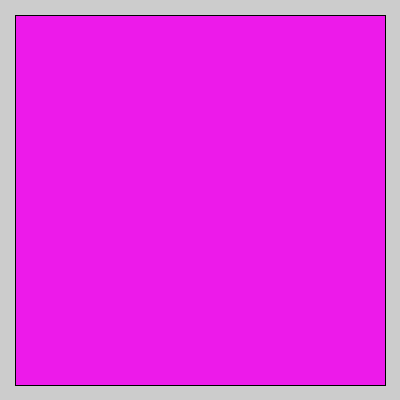
Frame 1 (no input)
Frame 60 (the mouse pressed at the canvas centre just before this capture): identical to frame 1, image omitted
Frame 120 (the mouse held since frame 60 and released just before this capture): identical to frame 1, image omitted

The Processing sketch that drew this single still picture (run headless with seeded random() and noise(); from frame 60 on, the mouse is pressed at the canvas centre):

// Processing sketch: Juego_dado
// ── Juego_dado.pde
private Dado[] dado;
private int numeroArray;
private int contador;
private Tablero tablero;
void setup(){
size(400,400);
  numeroArray=4;
  contador =0;
  dado=new Dado[numeroArray];
  tablero=new Tablero(new PVector(width/2,height/2));
}
void draw(){
  tablero.display();
for(int i=0; i<contador; i++){
  tablero.display();
  tablero.setDado(dado[i]); 
  dado[i].display();
  tablero.mostrarNumero();
}
}
void keyReleased(){
   if(key=='1'){
    if(contador<numeroArray){
      println("inicio");
      dado[contador]=new Dado(new PVector(width/2,height/2));
      dado[contador].setNumero(int(random(1,7)));
      contador++;
      for(int i=0; i<contador; i++){
        println("en numero del dado es "+dado[i].getNumero());
    }
      println("fin");
    }else{
      println("listado completo");
    }
  }
  if(key=='0'){
  for(int i=0; i<contador; i++){
    dado[i].setNumero(0);
  }
  contador=0;
  println("listado despejado ");
  }
  
}

// ── Dado.pde
public class Dado extends GameObjetc{
private int numero;

Dado(PVector posicion){
this.posicion=posicion;
}
void display(){
}
public int getNumero(){
return this.numero;
}

public void setNumero(int numero){
this.numero=numero;
}

}

// ── GameObjetc.pde
public abstract class GameObjetc{
  protected PVector posicion;
  
  public abstract void display();
  
}

// ── Tablero.pde
class Tablero extends GameObjetc{
  private Dado dado1;
    Tablero(){
  }
  public Tablero(PVector posicion){
    this.posicion=posicion;
  }
  void setDado(Dado dado){
    this.dado1=dado;
  }
  
  void display(){
    fill(#ED1AEA);
    rectMode(CENTER);
    rect(posicion.x,posicion.y,width-30,height-30);
  }
   public void mostrarNumero(){
    switch(dado1.getNumero()){
      case 1:
        textSize(30);
        fill(0);
        text("Uno",this.posicion.x*2-100,50);
        break;
      case 2:        
        stroke(0);
        textSize(30);
        fill(0);
        text("Dos",this.posicion.x*2-100,50);
        break;
      case 3:     
        stroke(0);
        textSize(30);
        fill(0);
        text("Tres",this.posicion.x*2-100,50);
        break;
      case 4:
      
        stroke(0);
        textSize(30);
        fill(0);
        text("Cuatro",this.posicion.x*2-120,50);
        break;
      case 5:
        stroke(0);
        textSize(30);
        fill(0);
        text("Cinco",this.posicion.x*2-100,50);
        break;
      case 6:        
        stroke(0);
        textSize(30);
        fill(0);
        text("Seis",this.posicion.x*2-100,50);
        break;
      }
    }
}
